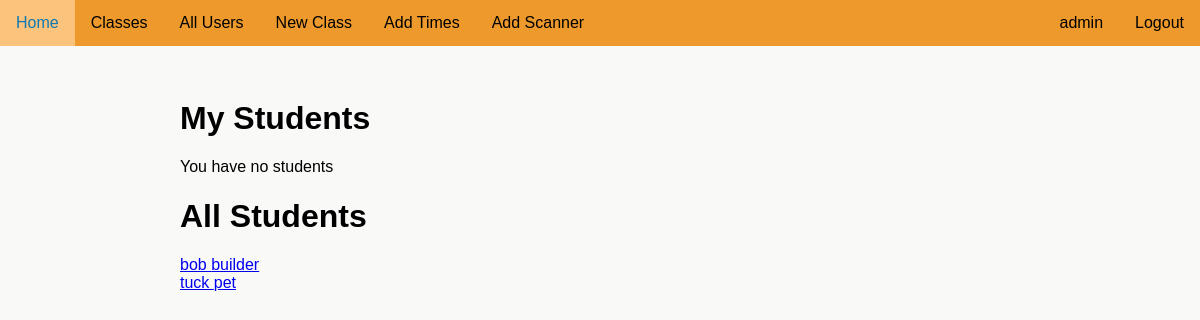
The app's page /students (signed in), older data.
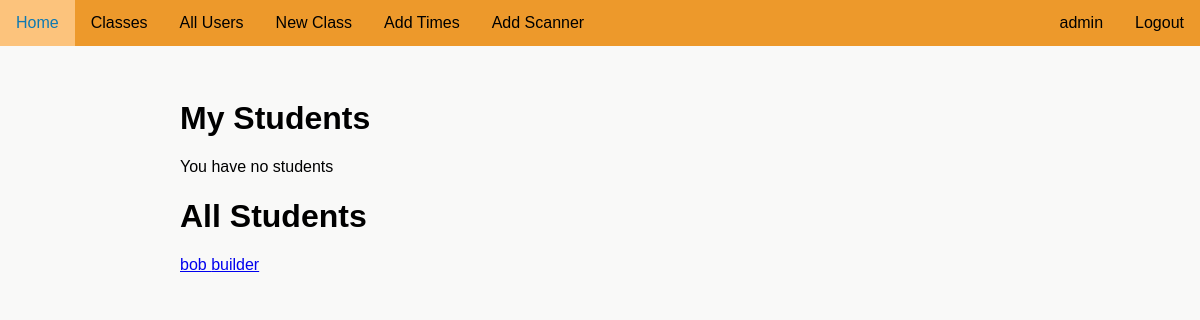
The same page, newer data.
### attendanceproject/models.py (models this page shows)
class User(UserMixin, db.Model):
    __tablename__ = "user"
    id = db.Column(db.Integer, unique=True, nullable=False, primary_key=True)
    fname = db.Column(db.Text(20), nullable=False)
    lname = db.Column(db.Text(20), nullable=False)
    user_code = db.Column(db.Text(8), nullable=False, unique=True)
    email = db.Column(db.Text(50), nullable=False, unique=True)
    password = db.Column(db.Text(90), nullable=False)
    auth = db.Column(db.Text(10), nullable=True)
    tags = db.relationship('Tag', backref='user_tag')
    subjects = db.relationship('UserSubject', back_populates='user')
    attnd_times = db.relationship('AttendanceTime', backref='subject_attnd_times')

### attendanceproject/routes.py (the view)
@app.route('/students', methods=['GET'])
@login_required
def students():
    if current_user.auth in ['teacher', 'admin']:
        students = User.query.filter_by(auth='student').all()
        my_students = []
        for subject in current_user.subjects:
            for user in subject.subject.users:
                if user.user.auth not in ['teacher', 'admin'] and user.user not in my_students:
                    my_students.append(user.user)
        return render_template('students.html', students=students, my_students=my_students)
    else:
        flash('You do not have access to this page')
        return redirect(url_for('home'))

### attendanceproject/models.py (called while the page is built)
@login_manager.user_loader
def load_user(user_id):
    return User.query.get(int(user_id))

### attendanceproject/templates/students.html
{% extends "layout.html" %}
{% block content %}
    <h1>My Students</h1>
    {% if my_students %}
        <ul>
            {% for student in my_students %}
                <a href="{{ url_for('classes', user_code=student.user_code) }}"><li>{{ student.fname}} {{ student.lname }}</li></a>
            {% endfor %}
        </ul>
    {% else %}
        <p>You have no students</p>
    {% endif %}
    <h1>All Students</h1>
    {% if students %}
        <ul>
            {% for student in students %}
            <a href="{{ url_for('classes', user_code=student.user_code) }}"><li>{{ student.fname }} {{ student.lname }}</li></a>
            {% endfor %}
        </ul>
    {% else %}
        <p>There are no students</p>
    {% endif %}
{% endblock %}

Row changes from the older to the newer data that the page shows:
removed User: fname "tuck", lname "pet"
